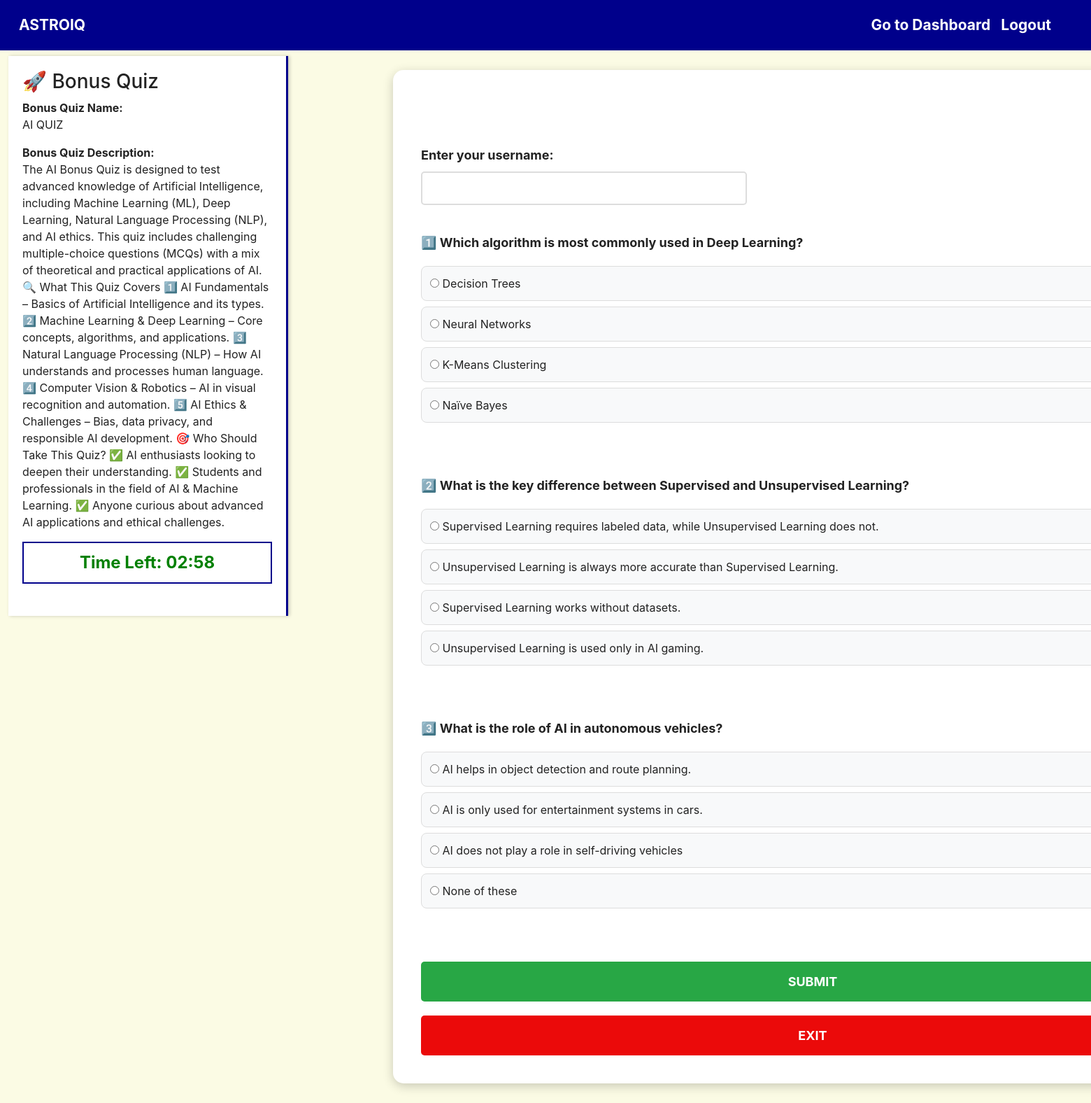
The app's page /start_bonus_quiz/1/1 with its own data.
### application/models.py (models this page shows)
class BonusQuiz(db.Model):
    id = db.Column(db.Integer, primary_key=True)
    name = db.Column(db.String(), nullable=False)
    description = db.Column(db.String(), nullable=True)
    date_of_quiz = db.Column(db.String(), nullable=False)
    time_duration = db.Column(db.Integer, nullable=False)  # Time limit in minutes
    reward_points = db.Column(db.Integer, default=0)  # Extra points for winning
    status = db.Column(db.String(), default="active")  # active/completed
    questions = db.relationship("BonusQuestion", backref="bonus_quiz")  # Link questions to bonus quiz
    scores = db.relationship("BonusScore", backref="bonus_quiz")  # Track user scores in bonus quizzes

class BonusQuestion(db.Model):
    id = db.Column(db.Integer, primary_key=True)
    bonus_quiz_id = db.Column(db.Integer, db.ForeignKey("bonus_quiz.id"), nullable=False)
    question_statement = db.Column(db.String(1000), nullable=False)
    option1 = db.Column(db.String(255), nullable=False)
    option2 = db.Column(db.String(255), nullable=False)
    option3 = db.Column(db.String(255), nullable=False)
    option4 = db.Column(db.String(255), nullable=False)
    correct_option = db.Column(db.Integer, nullable=False)  # 1, 2, 3, or 4

### application/user.py (the view)
@app.route("/start_bonus_quiz/<int:quiz_id>/<username>")
def start_bonus_quiz(quiz_id, username):
    quiz = BonusQuiz.query.get(quiz_id)
    if not quiz:
        return "Quiz not found", 404
    questions = quiz.questions
    user = User.query.filter_by(username=username).first()
    return render_template("bonus/bonus_quiz_attempt.html", quiz=quiz, questions=questions, this_user=user)

### templates/bonus/bonus_quiz_attempt.html (shortened to what this page needs)
<!DOCTYPE html>
<html lang="en">
<head>
    <link href="https://cdn.jsdelivr.net/npm/bootstrap@5.0.2/dist/css/bootstrap.min.css" rel="stylesheet"
>
</head>
<body>
    <nav class="navbar navbar-expand-lg navbar-dark fixed-top">
        <div class="container-fluid">
            <a class="navbar-brand" href="/">AstroIQ</a>
            <div class="collapse navbar-collapse">
                <ul class="navbar-nav ms-auto">
                    <li class="nav-item"><a href="/user_dashboard/{{ this_user.username }}">Go to Dashboard</a></li>
                    <li class="nav-item"><a href="/logout">Logout</a></li>
                </ul>
            </div>
        </div>
    </nav>
    <div class="container-fluid">
        <div class="sidebar">
            <h3>🚀 Bonus Quiz</h3>
            <p><strong>Bonus Quiz Name:</strong> <br>{{ quiz.name }}</p>
            <p><strong>Bonus Quiz Description:</strong><br>{{ quiz.description }}</p>
            <div class="timer" id="timer">Time Left: <span id="countdown">{{ quiz.time_duration }}:00</span></div>
        </div>
        <div class="quiz-content">
            <div class="quiz-container">
                <br><br>
        <form action="{{ url_for('submit_bonus_quiz', quiz_id=quiz.id, username=this_user.username) }}" method="POST">
            <label class="question">Enter your username: <input type="text" name="username" value="{{ user.username if user else '' }}" required></label>
            {% for question in questions %}
                <p class="question">{{ question.question_statement }}</p>
                <label class="option-label">
                    <input type="radio" name="question_{{ question.id }}" value="1"> {{ question.option1 }}
                </label>
                <label class="option-label">
                    <input type="radio" name="question_{{ question.id }}" value="2"> {{ question.option2 }}
                </label>
                <label class="option-label">
                    <input type="radio" name="question_{{ question.id }}" value="3"> {{ question.option3 }}
                </label>
                <label class="option-label">
                    <input type="radio" name="question_{{ question.id }}" value="4"> {{ question.option4 }}
                </label>
                <br><br>
            {% endfor %}
            <button type="submit" class="submit-btn">Submit</button>
            <a href="/bonus_quiz_attempt/{{ this_user.username }}" class="exit">Exit</a>
        </form>
            </div>
        </div>
    </div>
</body>
</html>

### templates/bonus/bonus_quiz_attempt.html (style rules this page uses)
body { font-family: 'Inter', sans-serif; color: #222; background-color: rgb(251, 251, 228); }
.navbar { background-color: darkblue; padding: 15px; }
.navbar-brand { font-size: 25px; font-weight: bold; color: white; text-transform: uppercase; }
.navbar-nav { color: white; font-size: 20px; margin-right: 15px; transition: 0.3s; font-weight: bold; }
.navbar a { color: white; margin-right: 15px; text-decoration: none; font-size: 21px; }
.container-fluid { display: flex; }
.sidebar { width: 400px; position: fixed; height: 100vh; background: white; padding: 20px; border-right: 3px solid darkblue; box-shadow: 2px 0 5px rgba(0, 0, 0, 0.2); margin-top: 80px; }
.timer { font-size: 24px; font-weight: bold; color: green; text-align: center; padding: 10px; border: 2px solid darkblue; }
.quiz-container { background: white; padding: 40px; border-radius: 15px; box-shadow: 0px 4px 15px rgba(0, 0, 0, 0.2); width: 100%; max-width: 1200px; text-align: left; margin: 80px auto; margin-left: 550px; margin-top: 100px; }
.question { font-size: 18px; font-weight: bold; margin: 20px 0; }
input[type="text"] { width: 100%; padding: 10px; margin-top: 10px; border: 2px solid #ddd; border-radius: 5px; font-size: 16px; }
.option-label { display: block; background: #f8f9fa; padding: 12px; margin: 8px 0; border-radius: 8px; cursor: pointer; font-size: 16px; border: 1px solid #ddd; transition: 0.3s; }
.submit-btn { background: #28a745; color: white; padding: 15px 30px; font-size: 18px; border: none; border-radius: 5px; font-weight: bold; transition: 0.3s; display: block; width: 100%; margin-top: 20px; text-transform: uppercase; }
.exit { background: #eb0a0a; color: white; padding: 15px 30px; font-size: 18px; border: none; border-radius: 5px; font-weight: bold; transition: 0.3s; display: block; width: 100%; margin-top: 20px; text-transform: uppercase; text-align: center; text-decoration: none; }

### records on screen
BonusQuiz: name "AI QUIZ", description "The AI Bonus Quiz is designed to test advanced knowledge of Artificial Intelligence, including Machine Learning (ML), Deep Learning, Natural Language Processing (NLP), and AI ethics. This quiz includes challenging multiple-choice questions (MCQs) with a mix of theoretical and practical applications of AI. 🔍 What This Quiz Covers 1️⃣ AI Fundamentals – Basics of Artificial Intelligence and its types. 2️⃣ Machine Learning & Deep Learning – Core concepts, algorithms, and applications. 3️⃣ Natural Language Processing (NLP) – How AI understands and processes human language. 4️⃣ Computer Vision & Robotics – AI in visual recognition and automation. 5️⃣ AI Ethics & Challenges – Bias, data privacy,…"
BonusQuestion: question_statement "1️⃣ Which algorithm is most commonly used in Deep Learning?", option1 "Decision Trees", option2 "Neural Networks", option3 "K-Means Clustering", option4 "Naïve Bayes"
BonusQuestion: question_statement "2️⃣ What is the key difference between Supervised and Unsupervised Learning?", option1 "Supervised Learning requires labeled data, while Unsupervised Learning does not.", option2 "Unsupervised Learning is always more accurate than Supervised Learning.", option3 "Supervised Learning works without datasets.", option4 "Unsupervised Learning is used only in AI gaming."
BonusQuestion: question_statement "3️⃣ What is the role of AI in autonomous vehicles?", option1 "AI helps in object detection and route planning.", option2 "AI is only used for entertainment systems in cars.", option3 "AI does not play a role in self-driving vehicles", option4 "None of these"
